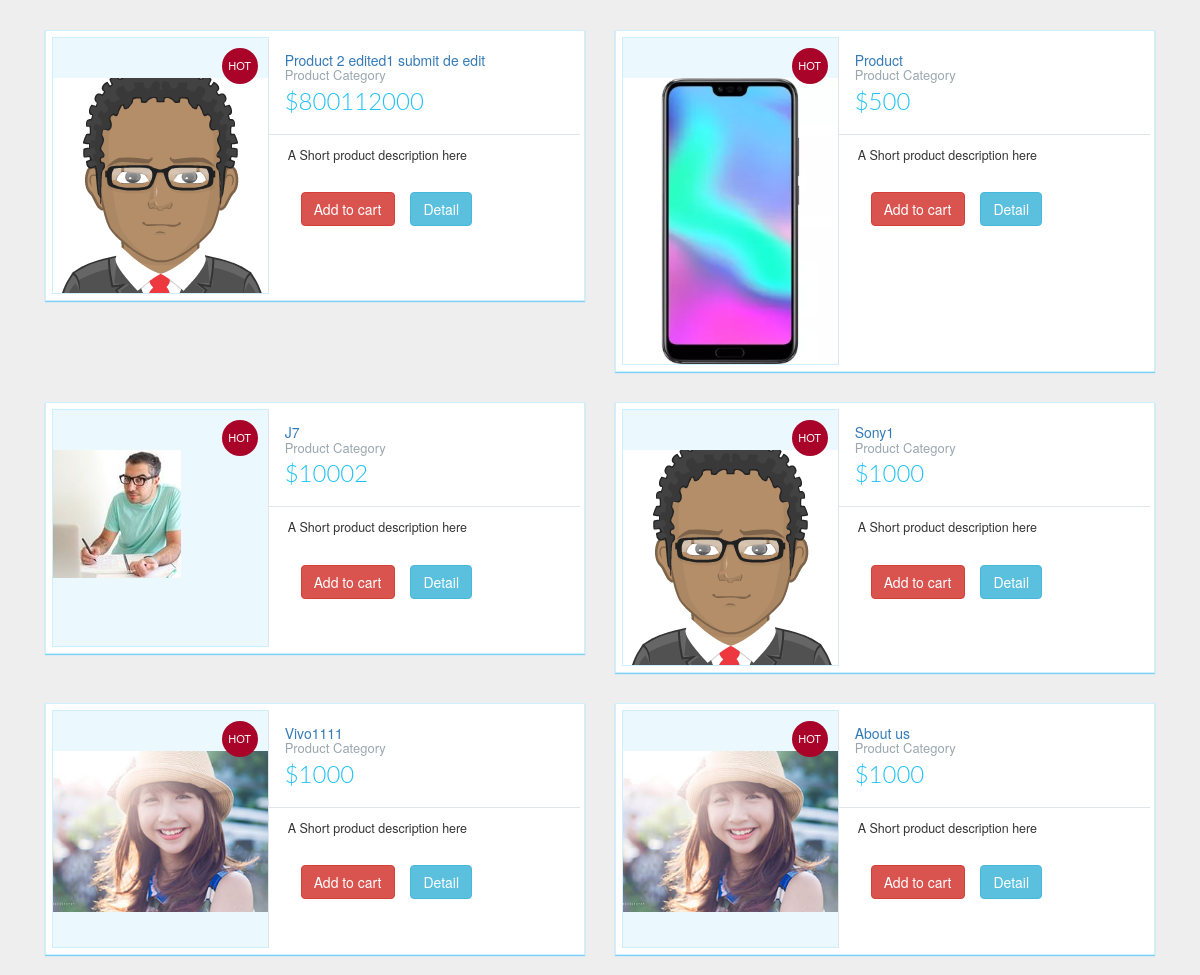
/session9/index.php, run on the app's committed database.
### tables this page shows
CREATE TABLE `products` (
  `id` int(11) NOT NULL,
  `product_category_id` int(11) NOT NULL,
  `name` varchar(255) DEFAULT NULL,
  `price` float DEFAULT NULL,
  `image` varchar(255) NOT NULL
);

### session9/controller/frontend_controller.php (called while the page is built, shortened)
<?php
	include 'model/product.php';
	class FrontendController {
		function handleRequest(){
			$productModel = new Product();
			$listProduct =$productModel->getListProduct();
			include 'view/frontend/home.php';
		}
	}
?>

### session9/model/product.php (called while the page is built, shortened)
<?php
	class Product {
		public $conn;
		function __construct() {
			$connect = new ConnectDB();
			$this->conn = $connect->connect();
		}
		function getListProduct() {
			$sql = "SELECT * FROM products";
			$result = mysqli_query($this->conn, $sql);
			return $result;
		}
	}
?>

### session9/config/connectdb.php (called while the page is built)
<?php
	class ConnectDB {
		function connect(){
			$server = 'localhost';
			$username = 'root';
			$password = 'none';
			$database = '18php04_shop';
			$this->conn = mysqli_connect($server, $username, $password, $database);
			return $this->conn;
		}
	}
?>

### session9/view/frontend/home.php (the view, shortened to what this page needs)
<div class="container">
<?php while ($row = $listProduct->fetch_assoc()) {
?>
	<div class="col-xs-12 col-md-6">
		<div class="prod-info-main prod-wrap clearfix">
			<div class="row">
					<div class="col-md-5 col-sm-12 col-xs-12">
						<div class="product-image">
							<img src="dist/img/<?php echo $row['image']?>" class="img-responsive">
							<span class="tag2 hot">
								HOT
							</span>
						</div>
					</div>
					<div class="col-md-7 col-sm-12 col-xs-12">
					<div class="product-deatil">
							<h5 class="name">
								<a href="#">
									<?php echo $row['name']?>
								</a>
								<a href="#">
									<span>Product Category</span>
								</a>
							</h5>
							<p class="price-container">
								<span>$<?php echo $row['price']?></span>
							</p>
							<span class="tag1"></span>
					</div>
					<div class="description">
						<p>A Short product description here </p>
					</div>
					<div class="product-info smart-form">
						<div class="row">
							<div class="col-md-12">
								<a href="#" class="btn btn-danger">Add to cart</a>
	                            <a href="#" class="btn btn-info">Detail</a>
							</div>
						</div>
					</div>
				</div>
			</div>
		</div>
	</div>
<?php }?>
</div>

### session9/css/style.css (style rules this page uses)
body { margin-top:20px; background:#eee; }
.prod-info-main { border: 1px solid #CEEFFF; margin-bottom: 20px; margin-top: 10px; background: #fff; padding: 6px; -webkit-box-shadow: 0 1px 4px 0 rgba(21,180,255,0.5); box-shadow: 0 1px 1px 0 rgba(21,180,255,0.5); }
.prod-info-main .product-image { background-color: #EBF8FE; display: block; min-height: 238px; overflow: hidden; position: relative; border: 1px solid #CEEFFF; padding-top: 40px; }
.prod-info-main .product-deatil { border-bottom: 1px solid #dfe5e9; padding-bottom: 17px; padding-left: 16px; padding-top: 16px; position: relative; background: #fff }
.prod-info-main .product-deatil h5 a span { color: #9aa7af; display: block; font-size: 13px }
.prod-info-main .product-deatil span.tag1 { border-radius: 50%; color: #fff; font-size: 15px; height: 50px; padding: 13px 0; position: absolute; right: 10px; text-align: center; top: 10px; width: 50px }
.prod-info-main .description { font-size: 12.5px; line-height: 20px; padding: 10px 14px 16px 19px; background: #fff }
.prod-info-main .product-info { padding: 11px 19px 10px 20px }
.product-info.smart-form .btn { padding: 6px 12px; margin-left: 12px; margin-top: -10px }
.product-block .product-deatil p.price-container span, .prod-info-main .product-deatil p.price-container span, .shipping table tbody tr td p.price-container span, .shopping-items table tbody tr td p.price-container span { color: #21c2f8; font-family: Lato, sans-serif; font-size: 24px; line-height: 20px }
.prod-wrap .product-image span.tag2 { position: absolute; top: 10px; right: 10px; width: 36px; height: 36px; border-radius: 50%; padding: 10px 0; color: #fff; font-size: 11px; text-align: center }
.prod-wrap .product-image span.hot { background-color: #a90329; }
.product-deatil .name { margin-top: 0; margin-bottom: 0 }
.product-deatil .name a { margin-left: 0 }
.product-deatil .price-container { font-size: 24px; margin: 0; font-weight: 300; }
@media only screen and (min-width:1024px) { .prod-wrap div[class*=col-md-5] { padding-right: 0 } }
@media only screen and (min-width:1024px) { .prod-wrap div[class*=col-md-7] { padding: 0 13px 0 0 } }
@media only screen and (min-width:1024px) { .prod-info-main .product-image { border-right: 1px solid #dfe5e9 } }
@media only screen and (min-width:1024px) { .prod-info-main .product-info { position: relative } }

### data on the page
products: image (picture), name "Product 2 edited1 submit de edit", price "800112000"
products: image (picture), name "Product", price "500"
products: image (picture), name "J7", price "10002"
products: image (picture), name "Sony1", price "1000"
products: image (picture), name "Vivo1111", price "1000"
products: image (picture), name "About us", price "1000"
